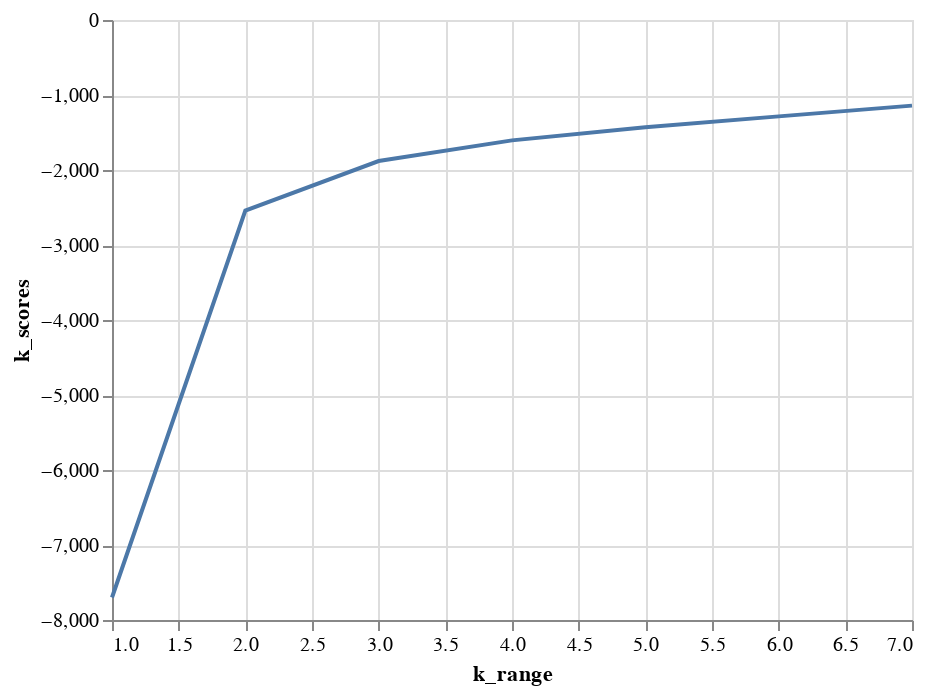

Notebook code cell kept with this figure:
### Code cell
k_num_chart = alt.Chart(data = k_data).mark_line().encode(
    alt.X ('k_range:Q'),
    alt.Y ('k_scores:Q')
)

k_num_chart

### Figure 1 — Vega-Lite specification as saved in the notebook (floating-point values rounded to 4 significant figures)
{"config": {"view": {"continuousWidth": 400, "continuousHeight": 300}}, "data": {"name": "data-d42ce8a31199655c4dfaf9c001c63515"}, "mark": "line", "encoding": {"x": {"type": "quantitative", "field": "k_range"}, "y": {"type": "quantitative", "field": "k_scores"}}, "$schema": "https://vega.github.io/schema/vega-lite/v4.8.1.json", "datasets": {"data-d42ce8a31199655c4dfaf9c001c63515": [{"k_range": 1, "k_scores": -7700.0}, {"k_range": 2, "k_scores": -2541.0}, {"k_range": 3, "k_scores": -1880.0}, {"k_range": 4, "k_scores": -1605.0}, {"k_range": 5, "k_scores": -1429.0}, {"k_range": 6, "k_scores": -1285.0}, {"k_range": 7, "k_scores": -1142.0}]}}
